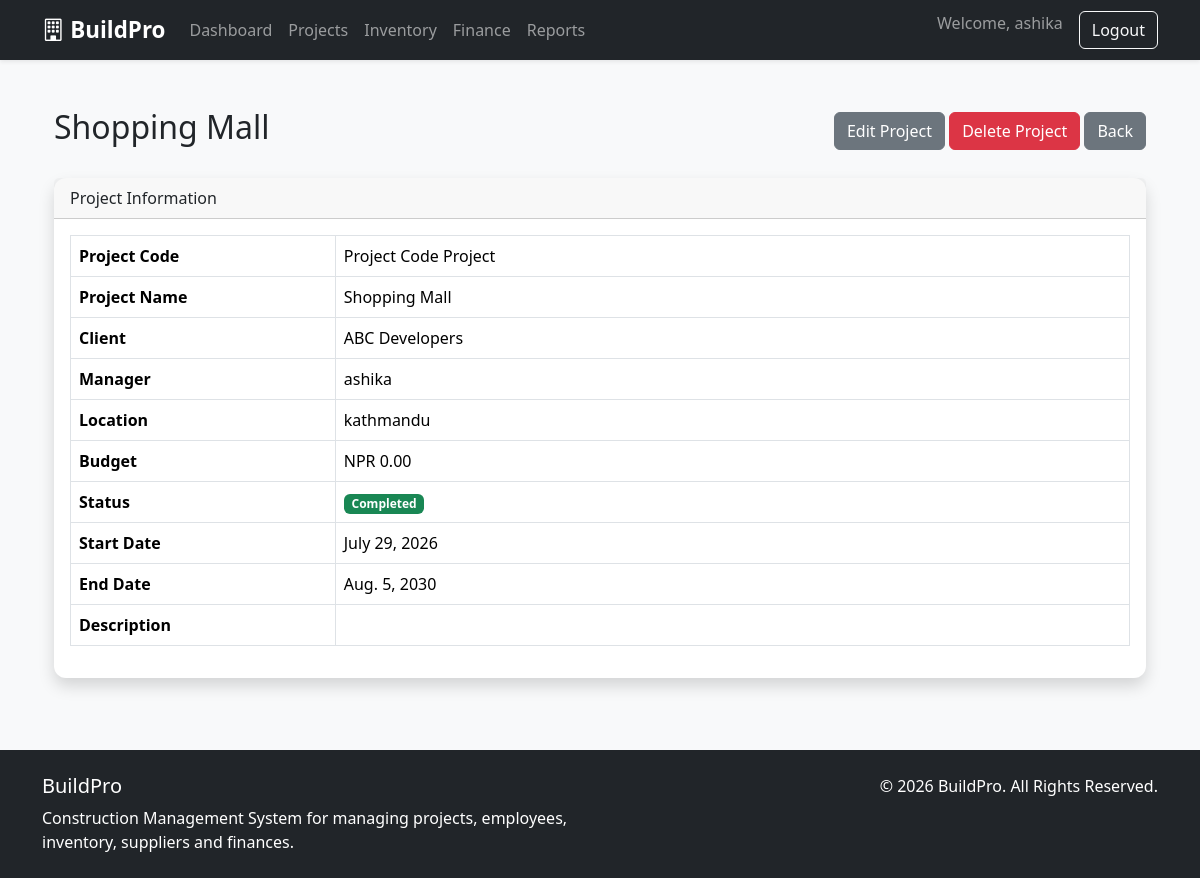
/projects/2/ (signed in), run on the app's committed database.
### projects/models.py (models this page shows, shortened)
class Project(models.Model):
    STATUS_CHOICES = [
        ('PLANNING', 'Planning'),
        ('IN_PROGRESS', 'In Progress'),
        ('ON_HOLD', 'On Hold'),
        ('COMPLETED', 'Completed'),
    ]
    name = models.CharField(max_length=200)
    description = models.TextField(blank=True)
    location = models.CharField(max_length=255)
    manager = models.ForeignKey(User, on_delete=models.SET_NULL, null=True, related_name='managed_projects')
    status = models.CharField(max_length=20, choices=STATUS_CHOICES, default='PLANNING')
    start_date = models.DateField()
    end_date = models.DateField(null=True, blank=True)
    created_at = models.DateTimeField(auto_now_add=True)
    created_by = models.ForeignKey(User, on_delete=models.SET_NULL, null=True, related_name='created_projects')
    project_code = models.CharField(max_length=20,unique=True,default="Pending Code")
    client = models.CharField(max_length=200, null=True, blank=True,default="Pending Client")
    budget = models.DecimalField(max_digits=12, decimal_places=2, default=0)
    updated_at = models.DateTimeField(auto_now=True)

### projects/views.py (the view)
# urls.py: path('projects/<int:pk>/', views.project_detail, name='project_detail'),
@login_required
@role_required([ 'ADMIN', 'PROJECT_MANAGER', 'SITE_ENGINEER', 'ACCOUNTANT' ])
def project_detail(request, pk):
    project = get_object_or_404(Project, pk=pk)
    return render(request, "projects/project_detail.html", {
        "project": project
    })

### projects/templates/projects/project_detail.html (shortened to what this page needs)
{% extends "base.html" %}
{% block content %}
<div class="container mt-4">
    <div class="d-flex justify-content-between align-items-center mb-4">
        <h2>{{ project.name }}</h2>
        <div>
            <a href="{% url 'project_update' project.pk %}" class="btn btn-secondary">
                Edit Project
            </a>
            <a href="{% url 'project_delete' project.pk %}" class="btn btn-danger">
                Delete Project
            </a>
            <a href="{% url 'project_list' %}" class="btn btn-secondary">
                Back
            </a>
        </div>
    </div>
    <div class="card shadow">
        <div class="card-header">
            Project Information
        </div>
        <div class="card-body">
            <table class="table table-bordered">
                <tr>
                    <th width="25%">Project Code</th>
                    <td>{{ project.project_code }}</td>
                </tr>
                <tr>
                    <th>Project Name</th>
                    <td>{{ project.name }}</td>
                </tr>
                <tr>
                    <th>Client</th>
                    <td>{{ project.client }}</td>
                </tr>
                <tr>
                    <th>Manager</th>
                    <td>{{ project.manager }}</td>
                </tr>
                <tr>
                    <th>Location</th>
                    <td>{{ project.location }}</td>
                </tr>
                <tr>
                    <th>Budget</th>
                    <td>NPR {{ project.budget }}</td>
                </tr>
                <tr>
                    <th>Status</th>
                    <td>
                        {% if project.status == "PLANNING" %}
                            <span class="badge bg-secondary">Planning</span>
                        {% elif project.status == "IN_PROGRESS" %}
                            <span class="badge bg-primary">In Progress</span>
                        {% elif project.status == "ON_HOLD" %}
                            <span class="badge bg-warning text-dark">On Hold</span>
                        {% else %}
                            <span class="badge bg-success">Completed</span>
                        {% endif %}
                    </td>
                </tr>
                <tr>
                    <th>Start Date</th>
                    <td>{{ project.start_date }}</td>
                </tr>
                <tr>
                    <th>End Date</th>
                    <td>{{ project.end_date }}</td>
                </tr>
                <tr>
                    <th>Description</th>
                    <td>{{ project.description|linebreaks }}</td>
                </tr>
            </table>
        </div>
    </div>
</div>
{% endblock %}

### templates/navbar.html (shortened to what this page needs)
<nav class="navbar navbar-expand-lg navbar-dark bg-dark shadow-sm">
    <div class="container">
        <a class="navbar-brand fw-bold" href="/">
            <i class="bi bi-building"></i>
            BuildPro
        </a>
        <div class="collapse navbar-collapse" id="navbar">
            <ul class="navbar-nav me-auto">
                <li class="nav-item">
                    <a class="nav-link" href="/">Dashboard</a>
                </li>
                <li class="nav-item">
                    <a class="nav-link" href="/projects/">Projects</a>
                </li>
                <li class="nav-item">
                    <a class="nav-link" href="/inventory/">Inventory</a>
                </li>
                <li class="nav-item">
                    <a class="nav-link" href="/finance/">Finance</a>
                </li>
                 <li class="nav-item">
                   <a class="nav-link" href="{% url 'reports:reports_dashboard' %}">Reports</a>
                </li>
            </ul>
            <ul class="navbar-nav">
                {% if user.is_authenticated %}
                    <li class="nav-item">
                        <span class="navbar-text me-3">
                            Welcome, {{ user.first_name|default:user.username }}
                        </span>
                    </li>
                    <li class="nav-item">
                        <a class="btn btn-outline-light" href="{% url 'logout' %}">
                            Logout
                        </a>
                    </li>
                {% endif %}
            </ul>
        </div>
    </div>
</nav>

### static/css/styles.css (style rules this page uses)
body { font-family: "Segoe UI", sans-serif; }
.navbar-brand { font-size:1.4rem; }
.card { border:none; border-radius:12px; }

### data on the page
Project: name "Shopping Mall", project_code "Project Code Project", client "ABC Developers", manager "ashika", location "kathmandu", budget "0.00", start_date "July 29, 2026", end_date "Aug. 5, 2030"

### other printed values
{{ user.first_name|default:user.username }} "ashika"
